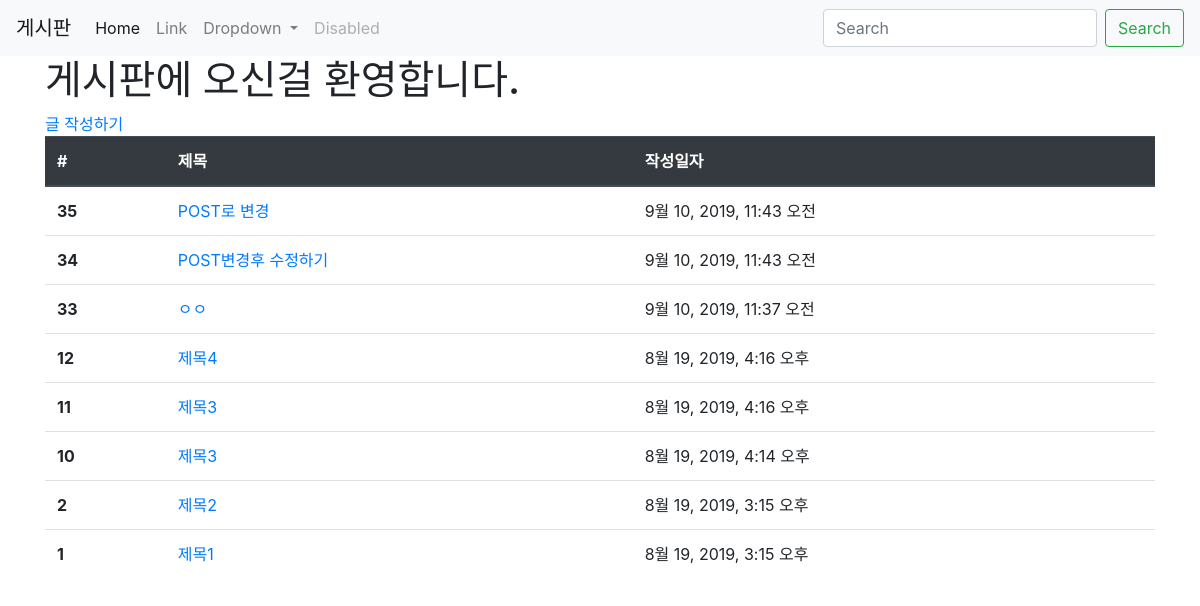
The page /articles/ on the database as committed earlier.
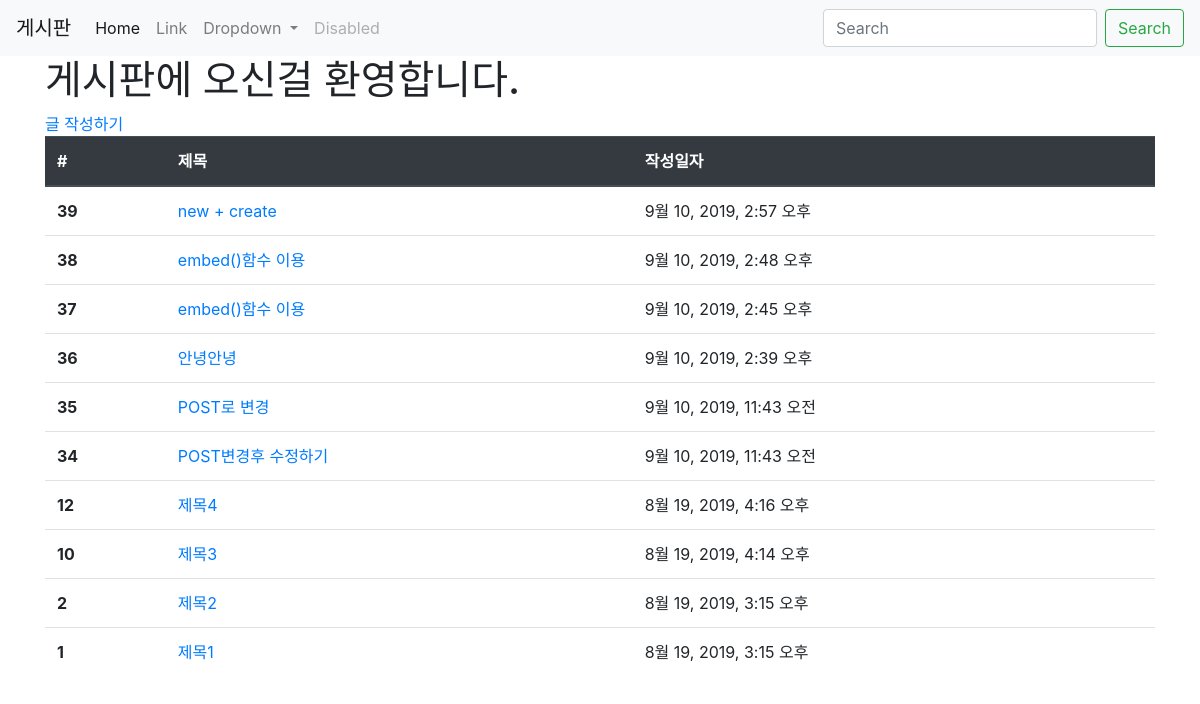
The same page on the database as committed later.
### articles/models.py (models this page shows, shortened)
class Article(models.Model):
    title = models.CharField(max_length=10)
    content = models.TextField()
    created_at = models.DateTimeField(auto_now_add=True)
    updated_at = models.DateTimeField(auto_now=True)

### articles/views.py (the view)
# urls.py: path('', views.index, name='index'),
def index(request):
    articles = Article.objects.order_by('-id')
    context = {
        'articles' : articles
    }
    return render(request, 'articles/index.html', context)

### articles/templates/articles/index.html
{% extends 'articles/base.html' %}
{% block body %}
  <h1>게시판에 오신걸 환영합니다.</h1>
  <a href="{% url 'articles:create' %}">글 작성하기</a>
  <table class="table">
  <thead class="thead-dark">
    <tr>
      <th scope="col">#</th>
      <th scope="col">제목</th>
      <th scope="col">작성일자</th>
    </tr>
  </thead>
  <tbody>
  {% for article in articles %}
    <tr>
      <th scope="row">{{ article.id }}</th>
      <td>
      <a href="{% url 'articles:detail' article.pk %}">{{ article.title }}</a>
      </td>
      <td>{{ article.created_at }}</td>
    </tr>
    {% endfor %}
  </tbody>
</table>
{% endblock %}

### articles/templates/articles/base.html (shortened to what this page needs)
<!DOCTYPE html>
<html lang="ko">
<head>
  <link rel="stylesheet" href="https://stackpath.bootstrapcdn.com/bootstrap/4.3.1/css/bootstrap.min.css">
</head>
<body>
  <nav class="navbar navbar-expand-lg navbar-light bg-light">
    <a class="navbar-brand" href="#">게시판</a>
    <div class="collapse navbar-collapse" id="navbarSupportedContent">
      <ul class="navbar-nav mr-auto">
        <li class="nav-item active">
          <a class="nav-link" href="#">Home <span class="sr-only">(current)</span></a>
        </li>
        <li class="nav-item">
          <a class="nav-link" href="#">Link</a>
        </li>
        <li class="nav-item dropdown">
          <a class="nav-link dropdown-toggle" href="#" id="navbarDropdown" role="button" data-toggle="dropdown" aria-haspopup="true" aria-expanded="false">
            Dropdown
          </a>
        </li>
        <li class="nav-item">
          <a class="nav-link disabled" href="#" tabindex="-1" aria-disabled="true">Disabled</a>
        </li>
      </ul>
      <form class="form-inline my-2 my-lg-0">
        <input class="form-control mr-sm-2" type="search" placeholder="Search" aria-label="Search">
        <button class="btn btn-outline-success my-2 my-sm-0" type="submit">Search</button>
      </form>
    </div>
  </nav>
  <div class="container">
    {% block body %}
    {% endblock %}
  </div>
</body>
</html>

Rows that differ between the two databases and show on the page:
removed Article: id "33", title "ㅇㅇ", created_at "9월 10, 2019, 11:37 오전"
removed Article: id "11", title "제목3", created_at "8월 19, 2019, 4:16 오후"
added Article: id "39", title "new + create", created_at "9월 10, 2019, 2:57 오후"
added Article: id "38", title "embed()함수 이용", created_at "9월 10, 2019, 2:48 오후"
added Article: id "37", title "embed()함수 이용", created_at "9월 10, 2019, 2:45 오후"
added Article: id "36", title "안녕안녕", created_at "9월 10, 2019, 2:39 오후"
